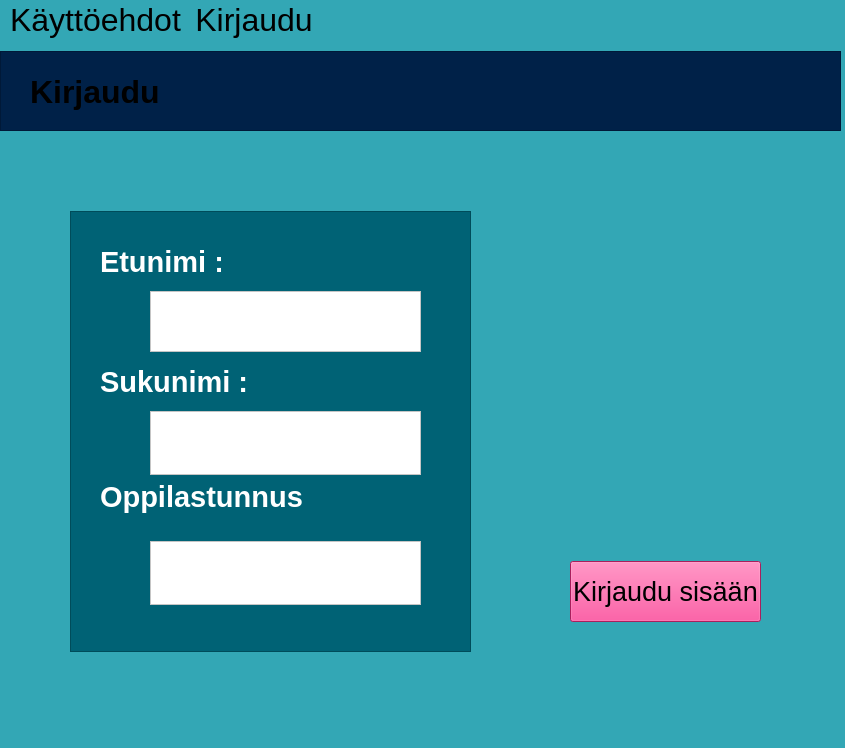
<?xml version="1.0" encoding="UTF-8"?>
<ui version="4.0">
 <class>MainWindow</class>
 <widget class="QMainWindow" name="MainWindow">
  <property name="enabled">
   <bool>true</bool>
  </property>
  <property name="geometry">
   <rect>
    <x>0</x>
    <y>0</y>
    <width>845</width>
    <height>748</height>
   </rect>
  </property>
  <property name="font">
   <font>
    <pointsize>26</pointsize>
   </font>
  </property>
  <property name="windowTitle">
   <string>MainWindow</string>
  </property>
  <property name="styleSheet">
   <string notr="true">background-color: rgb(51, 167, 181);



</string>
  </property>
  <widget class="QWidget" name="centralwidget">
   <widget class="QPushButton" name="kirjaudusisnBushButton">
    <property name="geometry">
     <rect>
      <x>570</x>
      <y>520</y>
      <width>191</width>
      <height>61</height>
     </rect>
    </property>
    <property name="font">
     <font>
      <pointsize>20</pointsize>
     </font>
    </property>
    <property name="styleSheet">
     <string notr="true">background-color: rgb(238, 44, 130);
alternate-background-color: rgb(238, 44, 130);</string>
    </property>
    <property name="text">
     <string>Kirjaudu sisään</string>
    </property>
   </widget>
   <widget class="QFrame" name="frame">
    <property name="geometry">
     <rect>
      <x>70</x>
      <y>170</y>
      <width>401</width>
      <height>441</height>
     </rect>
    </property>
    <property name="styleSheet">
     <string notr="true">background-color: rgb(0, 98, 117);</string>
    </property>
    <property name="frameShape">
     <enum>QFrame::Shape::StyledPanel</enum>
    </property>
    <property name="frameShadow">
     <enum>QFrame::Shadow::Raised</enum>
    </property>
    <widget class="QLabel" name="etunimiLabel">
     <property name="geometry">
      <rect>
       <x>30</x>
       <y>30</y>
       <width>121</width>
       <height>41</height>
      </rect>
     </property>
     <property name="font">
      <font>
       <pointsize>22</pointsize>
       <bold>true</bold>
      </font>
     </property>
     <property name="styleSheet">
      <string notr="true">color: rgb(255, 255, 255);</string>
     </property>
     <property name="text">
      <string>Etunimi :</string>
     </property>
    </widget>
    <widget class="QLabel" name="sukunimiLabel">
     <property name="geometry">
      <rect>
       <x>30</x>
       <y>150</y>
       <width>151</width>
       <height>41</height>
      </rect>
     </property>
     <property name="font">
      <font>
       <pointsize>22</pointsize>
       <bold>true</bold>
      </font>
     </property>
     <property name="styleSheet">
      <string notr="true">color: rgb(255, 255, 255);</string>
     </property>
     <property name="text">
      <string>Sukunimi :</string>
     </property>
    </widget>
    <widget class="QLabel" name="oppilastunnusLabel">
     <property name="geometry">
      <rect>
       <x>30</x>
       <y>260</y>
       <width>211</width>
       <height>51</height>
      </rect>
     </property>
     <property name="font">
      <font>
       <pointsize>22</pointsize>
       <bold>true</bold>
      </font>
     </property>
     <property name="styleSheet">
      <string notr="true">color: rgb(255, 255, 255);</string>
     </property>
     <property name="text">
      <string>Oppilastunnus :</string>
     </property>
    </widget>
    <widget class="QPlainTextEdit" name="oppilastunnusPlainTextEdit">
     <property name="geometry">
      <rect>
       <x>80</x>
       <y>330</y>
       <width>271</width>
       <height>64</height>
      </rect>
     </property>
     <property name="font">
      <font>
       <pointsize>22</pointsize>
      </font>
     </property>
     <property name="toolTip">
      <string>&lt;html&gt;&lt;head/&gt;&lt;body&gt;&lt;p&gt;&lt;br/&gt;&lt;/p&gt;&lt;/body&gt;&lt;/html&gt;</string>
     </property>
     <property name="styleSheet">
      <string notr="true">background-color: rgb(255, 255, 255);
alternate-background-color: rgb(255, 255, 255);
color: rgb(0, 0, 0);</string>
     </property>
    </widget>
    <widget class="QTextEdit" name="sukunimiLextEdit">
     <property name="geometry">
      <rect>
       <x>80</x>
       <y>200</y>
       <width>271</width>
       <height>64</height>
      </rect>
     </property>
     <property name="font">
      <font>
       <pointsize>22</pointsize>
      </font>
     </property>
     <property name="styleSheet">
      <string notr="true">color: rgb(2, 2, 2);
alternate-background-color: rgb(255, 255, 255);
background-color: rgb(255, 255, 255);</string>
     </property>
    </widget>
    <widget class="QTextEdit" name="etunimiTextEdit">
     <property name="geometry">
      <rect>
       <x>80</x>
       <y>80</y>
       <width>271</width>
       <height>61</height>
      </rect>
     </property>
     <property name="font">
      <font>
       <pointsize>22</pointsize>
      </font>
     </property>
     <property name="styleSheet">
      <string notr="true">background-color: rgb(255, 255, 255);
color: rgb(0, 0, 0);</string>
     </property>
    </widget>
   </widget>
   <widget class="QFrame" name="ylaFrame">
    <property name="geometry">
     <rect>
      <x>0</x>
      <y>10</y>
      <width>841</width>
      <height>80</height>
     </rect>
    </property>
    <property name="styleSheet">
     <string notr="true">background-color: rgb(0, 33, 72);</string>
    </property>
    <property name="frameShape">
     <enum>QFrame::Shape::StyledPanel</enum>
    </property>
    <property name="frameShadow">
     <enum>QFrame::Shadow::Raised</enum>
    </property>
    <widget class="QLabel" name="kirjauduLabel">
     <property name="geometry">
      <rect>
       <x>30</x>
       <y>20</y>
       <width>281</width>
       <height>41</height>
      </rect>
     </property>
     <property name="font">
      <font>
       <pointsize>24</pointsize>
       <bold>true</bold>
      </font>
     </property>
     <property name="text">
      <string>Kirjaudu</string>
     </property>
    </widget>
   </widget>
   <widget class="QLabel" name="studentAndKyeLabel">
    <property name="geometry">
     <rect>
      <x>530</x>
      <y>250</y>
      <width>271</width>
      <height>231</height>
     </rect>
    </property>
    <property name="text">
     <string/>
    </property>
    <property name="pixmap">
     <pixmap>studentAndKey.png</pixmap>
    </property>
   </widget>
  </widget>
  <widget class="QMenuBar" name="menubar">
   <property name="geometry">
    <rect>
     <x>0</x>
     <y>0</y>
     <width>845</width>
     <height>33</height>
    </rect>
   </property>
   <property name="font">
    <font>
     <family>Segoe UI</family>
     <pointsize>24</pointsize>
     <italic>false</italic>
     <bold>false</bold>
    </font>
   </property>
   <property name="styleSheet">
    <string notr="true">font: 24pt &quot;Segoe UI&quot;;
border-top-color: rgb(2, 3, 109);
</string>
   </property>
   <widget class="QMenu" name="menuK_ytt_ehdot">
    <property name="geometry">
     <rect>
      <x>474</x>
      <y>182</y>
      <width>255</width>
      <height>98</height>
     </rect>
    </property>
    <property name="font">
     <font>
      <family>Segoe UI</family>
      <pointsize>24</pointsize>
      <italic>false</italic>
      <bold>false</bold>
     </font>
    </property>
    <property name="styleSheet">
     <string notr="true">background-color: rgb(2, 3, 109);
alternate-background-color: rgb(2, 3, 109);</string>
    </property>
    <property name="title">
     <string>Käyttöehdot</string>
    </property>
   </widget>
   <widget class="QMenu" name="menuKirjaudu">
    <property name="title">
     <string>Kirjaudu</string>
    </property>
    <addaction name="actionKirjaudu_sis_n"/>
    <addaction name="actionRekister_idy"/>
   </widget>
   <addaction name="menuK_ytt_ehdot"/>
   <addaction name="menuKirjaudu"/>
  </widget>
  <widget class="QStatusBar" name="statusbar"/>
  <action name="actionRekister_ityminen">
   <property name="text">
    <string>Kirjautuminen</string>
   </property>
  </action>
  <action name="actionLainaus">
   <property name="text">
    <string>Lainaus</string>
   </property>
  </action>
  <action name="actionK_ytt_ehdot">
   <property name="text">
    <string>Käyttöehdot</string>
   </property>
  </action>
  <action name="actionRekister_idy">
   <property name="text">
    <string>Rekisteröidy</string>
   </property>
  </action>
  <action name="actionKirjaudu_sis_n">
   <property name="text">
    <string>Kirjaudu sisään</string>
   </property>
  </action>
 </widget>
 <tabstops>
  <tabstop>sukunimiLextEdit</tabstop>
  <tabstop>oppilastunnusPlainTextEdit</tabstop>
  <tabstop>kirjaudusisnBushButton</tabstop>
 </tabstops>
 <resources>
  <include location="testpictures.qrc"/>
 </resources>
 <connections/>
</ui>
